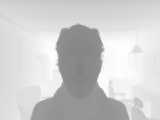
%> input picture depth_2x.png, 160 x 120 px
$ octave test_cubic_2x.m   (GNU Octave 9; MATLAB toolbox functions it lacks are replaced by stand-ins)
%> lines starting %> are read from the running program, lines starting %| are printed output that depends on the picture
clc;clear;

depth_2x = imread('depth_2x.png');
%> depth_2x is the input picture: size 120x160 uint8; min 128, max 254, mean 205.3
depth_2x = im2double(depth_2x);
%> depth_2x: size 120x160 double
[m1,n1] = size(depth_2x);
%> m1 = 120; n1 = 160

interp_x = 240;
interp_y = 320;

m2 = linspace(1,m1,interp_x);
%> m2 = 240 values from 1 to 120
n2 = linspace(1,n1,interp_y);
%> n2 = 320 values from 1 to 160
P_all = zeros(interp_x,interp_y);

depth_2x = imread('depth_2x.png');
depth_2x = im2double(depth_2x);
[m1,n1] = size(depth_2x);
% padding
new_1 = [depth_2x(:,1), depth_2x];
new_2 = [new_1(1,:); new_1];
new_3 = [new_2, new_2(:,end)];
new_4 = [new_3, new_3(:,end)];
new_5 = [new_4; new_4(end, :)];
new_6 = [new_5; new_5(end, :)];
new_7 = [new_6(1,:); new_6];
new_8 = [new_7(:,1), new_7];

depth_2x = new_8;

for x = 1 : interp_x
    for y = 1 : interp_y

t1 = m2(x);
t2 = n2(y);
t1_f = floor(t1) + 2;
t2_f = floor(t2) + 2;
delta_x = t1 - t1_f;
delta_y = t2 - t2_f;

a = -0.5;

W_x1 = sw(1 + delta_x);
W_x2 = sw(delta_x);
W_x3 = sw(1 - delta_x);
W_x4 = sw(2 - delta_x);
W_x = [W_x1, W_x2, W_x3, W_x4];

W_y1 = sw(1 + delta_y);
W_y2 = sw(delta_y);
W_y3 = sw(1 - delta_y);
W_y4 = sw(2 - delta_y);
W_y = [W_y1; W_y2; W_y3; W_y4];

Q22_x = t1_f;Q22_y = t2_f;
Q11 = depth_2x(Q22_x - 1, Q22_y - 1);
Q12 = depth_2x(Q22_x - 1, Q22_y);
Q13 = depth_2x(Q22_x - 1, Q22_y + 1);
Q14 = depth_2x(Q22_x - 1, Q22_y + 2);

Q21 = depth_2x(Q22_x, Q22_y - 1);
Q22 = depth_2x(Q22_x, Q22_y);
Q23 = depth_2x(Q22_x, Q22_y + 1);
Q24 = depth_2x(Q22_x, Q22_y + 2);

Q31 = depth_2x(Q22_x + 1, Q22_y - 1);
Q32 = depth_2x(Q22_x + 1, Q22_y);
Q33 = depth_2x(Q22_x + 1, Q22_y + 1);
Q34 = depth_2x(Q22_x + 1, Q22_y + 2);

Q41 = depth_2x(Q22_x + 2, Q22_y - 1);
Q42 = depth_2x(Q22_x + 2, Q22_y);
Q43 = depth_2x(Q22_x + 2, Q22_y + 1);
Q44 = depth_2x(Q22_x + 2, Q22_y + 2);

Q = [Q11, Q12, Q13, Q14;
    Q21, Q22, Q23, Q24;
    Q31, Q32, Q33, Q34;
    Q41, Q42, Q43, Q44]

P_new = W_x * Q * W_y;

P_all(x,y) = P_new;

    end
end
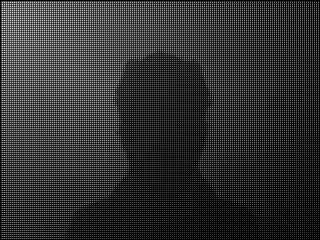
%> P_all: size 240x320 double; min 0, max 0.808, mean 0.2

imshow(P_all * 1.5)
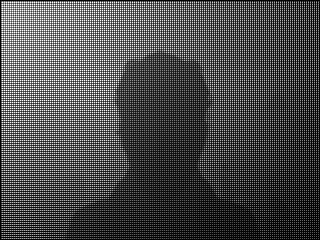
%> displayed picture: size 240x320, on the screen's scale of 0 to 255; min 0, max 255, mean 76
